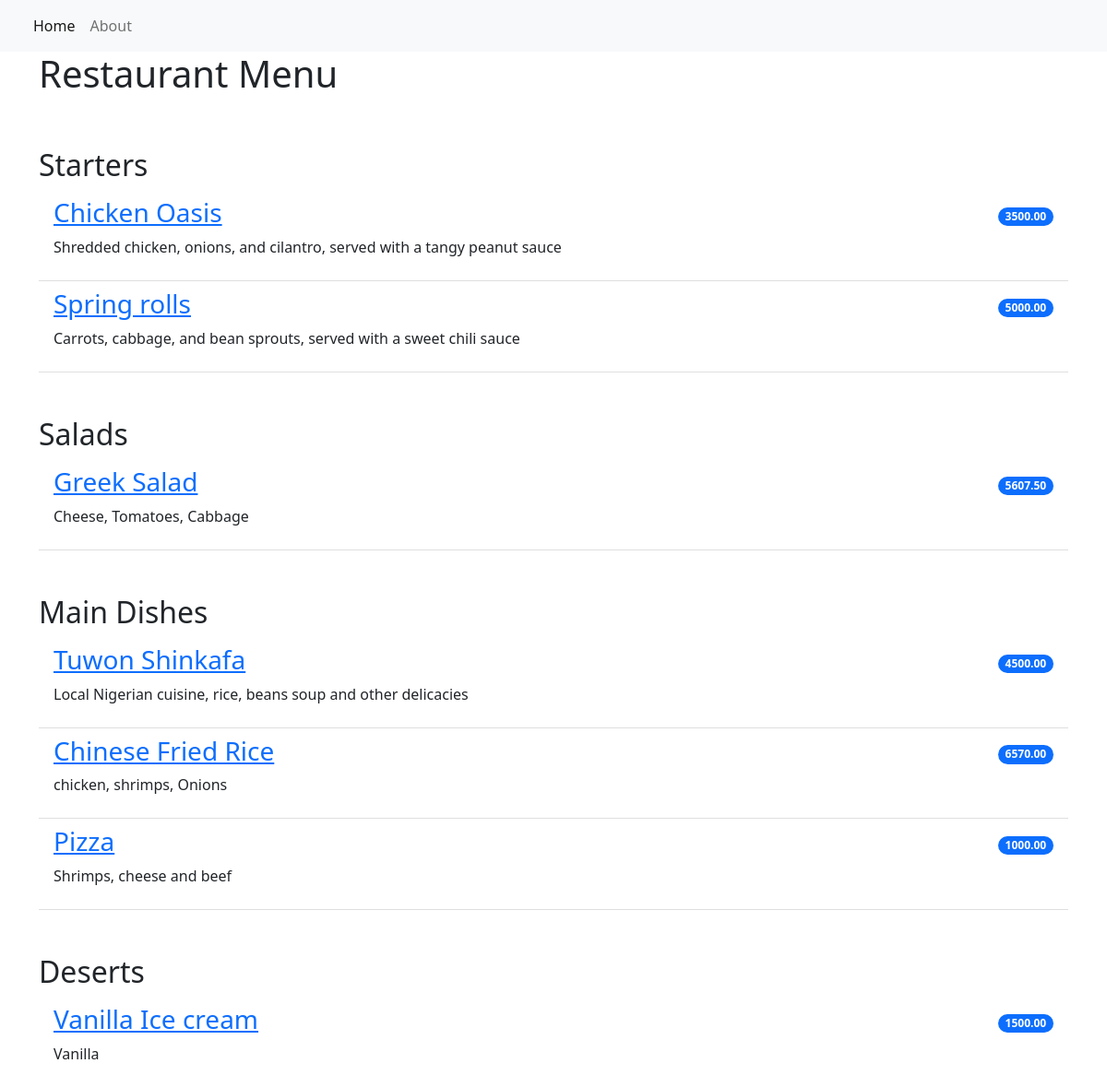
The page / on the database its author committed.
### restaurant_menu/models.py (models this page shows, shortened)
class Item(models.Model):
    meal = models.CharField(max_length=1000, unique=True)
    description = models.CharField(max_length=2000)
    price = models.DecimalField(max_digits=10, decimal_places=2)
    meal_type = models.CharField(max_length=200, choices=MEAL_TYPE)
    author = models.ForeignKey(User, on_delete=models.PROTECT)
    status = models.IntegerField(choices=STATUS, default=1)
    date_created = models.DateTimeField(auto_now_add=True)
    date_updated = models.DateTimeField(auto_now=True)

### restaurant_menu/views.py (the view)
# urls.py: path('', views.MenuList.as_view(), name='home'),
class MenuList(generic.ListView):
    queryset = Item.objects.order_by("-date_created")
    template_name = "index.html"
    def get_context_data(self, **kwargs):
        context = super().get_context_data(**kwargs)
        context["meals"] = MEAL_TYPE
        return context

### restaurant_menu/templates/index.html
{% extends 'base.html' %}
{% block content %}
<div class="container">
    <h1>Restaurant Menu</h1>
      <ul class=" list-group list-group-flush">
         {% for meal in meals %}
            <h2 class="pt-5">{{ meal.1 }}</h2>
                {% for row in item_list %}
                    {% if row.meal_type == meal.0 %}
                        {% if row.status == 0 %}
                       <li class="list-group-item d-flex justify-content-between align-items-center border-0 pb-0">
                            <a href="{% url 'menu_item' row.pk %}"><h3><del>{{ row.meal }}</del></h3></a>
                           <span class="badge bg-primary rounded-pill">₦{{ row.price }}</span>
                       </li>
                        <li class="list-group-item pt-0">
                            <p>{{ row.description }}</p>
                        </li>
                         {% else %}
                         <li class="list-group-item d-flex justify-content-between align-items-center border-0 pb-0">
                            <a href="{% url 'menu_item' row.pk %}"><h3>{{ row.meal }}</h3></a>
                             <span class="badge bg-primary rounded-pill">{{ row.price }}</span>
                         </li>
                         <li class="list-group-item pt-0">
                            <p>{{ row.description }}</p>
                         </li>
                        {% endif %}
                    {% endif %}
                {% endfor %}
        {% endfor %}
      </ul>
</div>
{% endblock content %}

### rows shown on the page
Item: meal "Chicken Oasis", price "3500.00", description "Shredded chicken, onions, and cilantro, served with a tangy peanut sauce"
Item: meal "Spring rolls", price "5000.00", description "Carrots, cabbage, and bean sprouts, served with a sweet chili sauce"
Item: meal "Greek Salad", price "5607.50", description "Cheese, Tomatoes, Cabbage"
Item: meal "Tuwon Shinkafa", price "4500.00", description "Local Nigerian cuisine, rice, beans soup and other delicacies"
Item: meal "Chinese Fried Rice", price "6570.00", description "chicken, shrimps, Onions"
Item: meal "Pizza", price "1000.00", description "Shrimps, cheese and beef"
Item: meal "Vanilla Ice cream", price "1500.00", description "Vanilla"

### other values the page prints
{{ meal.1 }} "Starters" "Salads" "Main Dishes" "Deserts"
